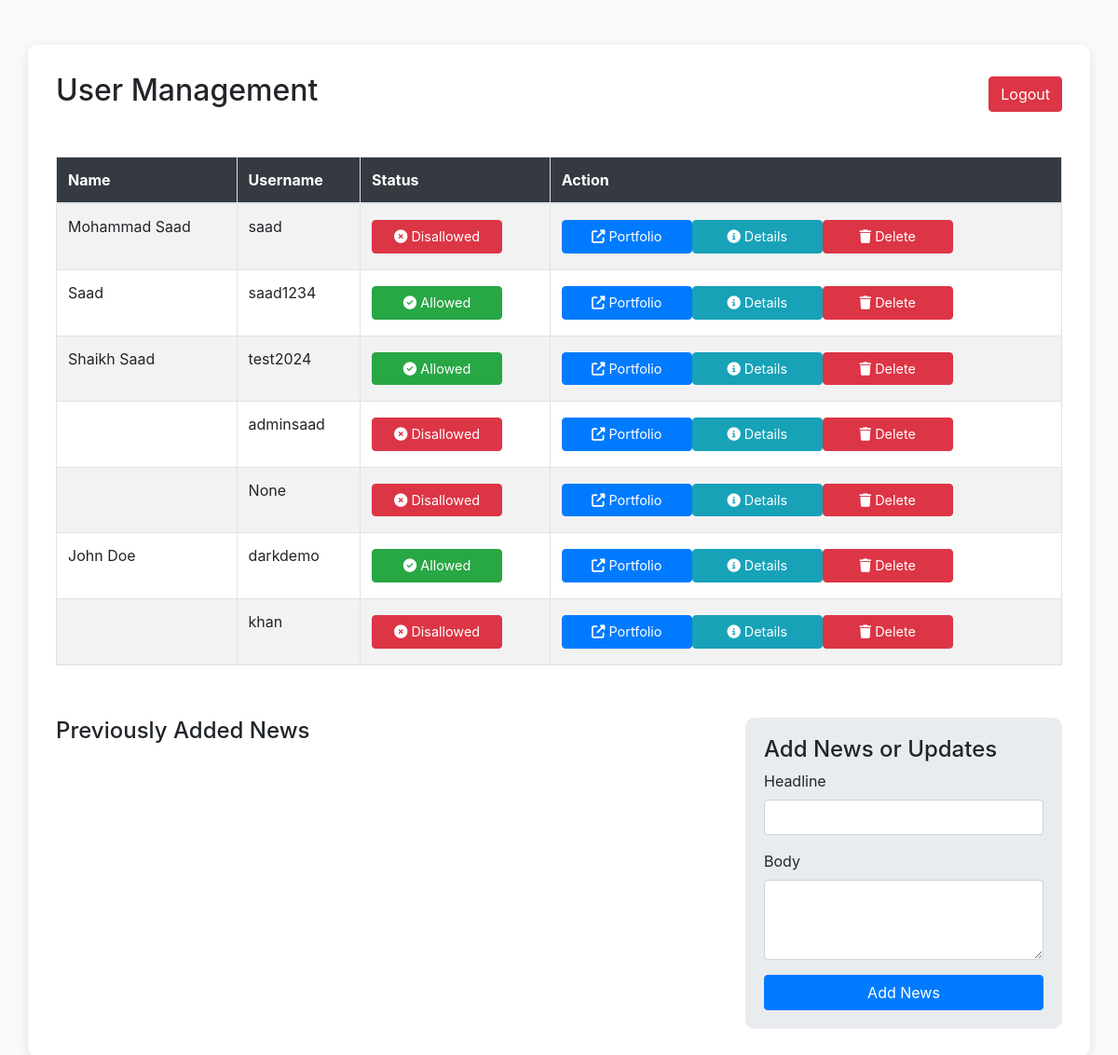
The page /adminpanel/ (signed in) on the database as committed earlier.
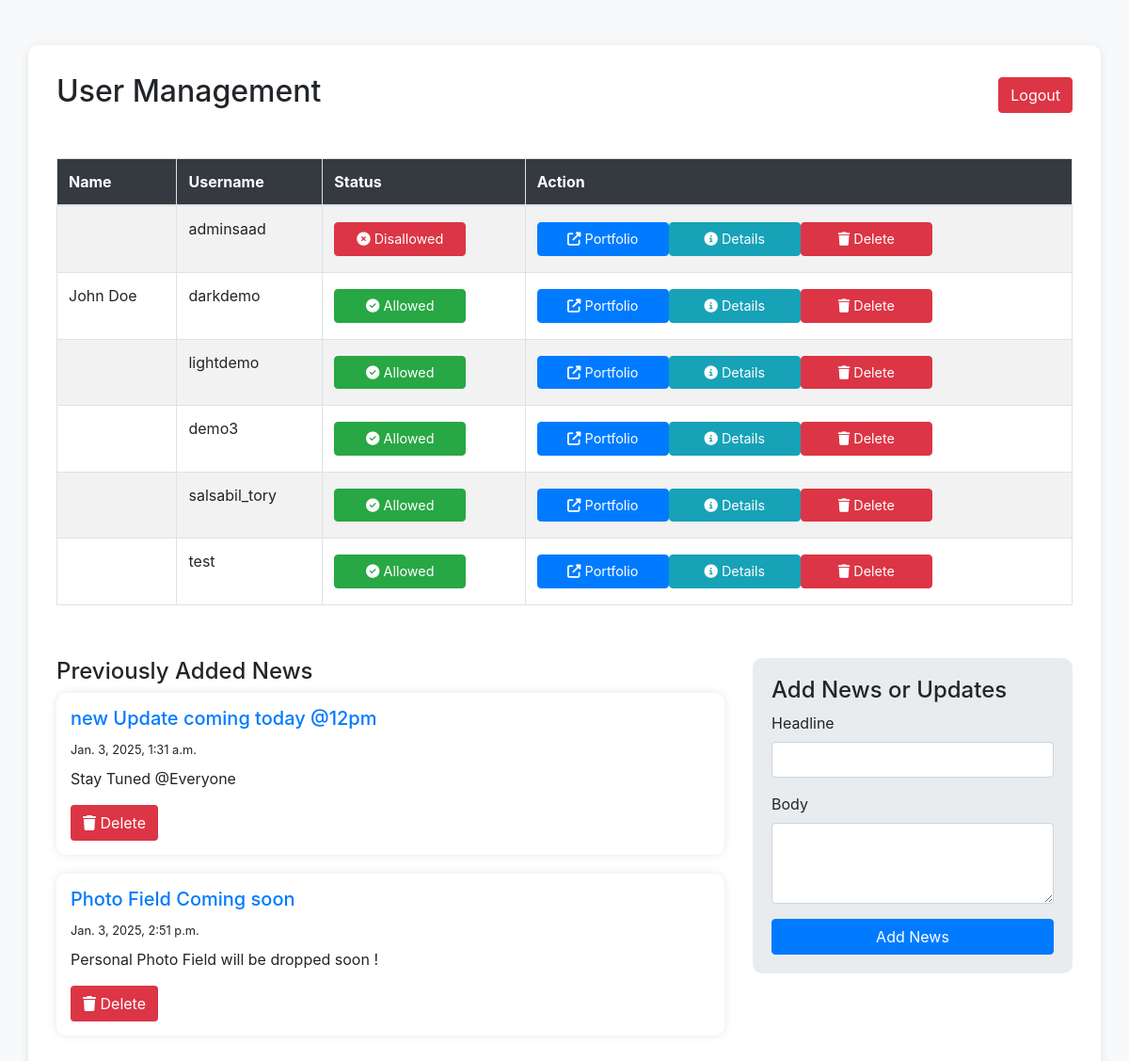
The same page on the database as committed later.
### app/models.py (models this page shows)
class CustomUser(AbstractUser):
    title = models.CharField(max_length=100, blank=True, default='')
    address = models.TextField(blank=True, default='')
    phone = models.CharField(max_length=15, blank=True, default='')
    linkedin = models.CharField(max_length=30, blank=True, default='')
    twitter = models.CharField(max_length=30, blank=True, default='')
    instagram = models.CharField(max_length=30, blank=True, default='')
    dob=models.DateField(blank=True, default=datetime.date(2001, 1, 1))
    about = models.TextField(blank=True, default='',max_length=500)
    mapadd = models.TextField(blank=True, max_length=1000, default='')
    class ThemeChoices(models.IntegerChoices):
        THEME_1 = 1, 'Theme 1'
        THEME_2 = 2, 'Theme 2'
        THEME_3 = 3, 'Theme 3'
        THEME_4 = 4, 'Theme 4'
    theme = models.IntegerField(
        choices=ThemeChoices.choices,
        default=ThemeChoices.THEME_1,
    )
    paid = models.BooleanField(default=True)
    groups = models.ManyToManyField(Group, related_name='customuser_groups', blank=True)
    user_permissions = models.ManyToManyField(Permission, related_name='customuser_permissions', blank=True)

class News(models.Model):
    head=models.CharField(max_length=30)
    body=models.CharField(max_length=300)
    timex=models.DateTimeField(blank=True)

### app/views.py (the view, shortened to what this page needs)
# urls.py: path('adminpanel/', views.adminpanel, name='adminpanel'),
@csrf_exempt
def adminpanel(request):
    if request.user.is_authenticated and request.user.username == 'adminsaad':
        users = CustomUser.objects.all()
        news = News.objects.all()
        return render(request, 'adminpanel.html', {'users': users, 'news':news})

### templates/adminpanel.html (shortened to what the changed rows need)
<!DOCTYPE html>
<html lang="en">
<head>
    <link href="https://stackpath.bootstrapcdn.com/bootstrap/4.5.2/css/bootstrap.min.css" rel="stylesheet">
</head>
<body>
    <div class="container mt-5">
        <div class="d-flex justify-content-between align-items-center mb-4">
            <h2>User Management</h2>
        </div>
        <div class="table-responsive">
            <table class="table table-striped table-bordered table-hover">
                <thead>
                    <tr>
                        <th>Name</th>
                        <th>Username</th>
                        <th>Status</th>
                        <th>Action</th>
                    </tr>
                </thead>
                <tbody>
                    {% for user in users %}
                    <tr>
                        <td>{{ user.first_name }} {{ user.last_name }}</td>
                        <td>{{ user.username }}</td>
                        <td>
                            <form method="post" action="" class="d-inline">
                                {% if user.paid == 1 %}
                                <button type="submit" name="status" value="0" class="btn btn-success btn-status">
                                    <i class="fas fa-check-circle"></i> Allowed
                                </button>
                                {% else %}
                                <button type="submit" name="status" value="1" class="btn btn-danger btn-status">
                                    <i class="fas fa-times-circle"></i> Disallowed
                                </button>
                                {% endif %}
                            </form>
                        </td>
                        <td>
                            <div class="d-flex flex-wrap">
                                <a href="/{{ user.username }}" target="_blank" class="btn btn-primary btn-status">
                                    <i class="fas fa-external-link-alt"></i> Portfolio
                                </a>
                                <form method="post" action="" class="d-inline">
                                    <button type="submit" class="btn btn-info btn-status">
                                        <i class="fas fa-info-circle"></i> Details
                                    </button>
                                </form>
                                <form method="post" action="" class="d-inline">
                                    <button type="submit" class="btn btn-danger btn-status">
                                        <i class="fas fa-trash"></i> Delete
                                    </button>
                                </form>
                            </div>
                        </td>
                    </tr>
                    {% endfor %}
                </tbody>
            </table>
        </div>
        <div class="news-section row">
            <div class="col-md-8">
                {% for new in news %}
                <div class="news-card">
                    <h5>{{ new.head }}</h5>
                    <p class="mb-2"><small>{{ new.timex }}</small></p>
                    <p>{{ new.body }}</p>
                    <form method="post">
                        <button type="submit" name="delete_news_id" value="{{ new.id }}" class="btn btn-delete">
                            <i class="fas fa-trash"></i> Delete
                        </button>
                    </form>
                </div>
                {% endfor %}
            </div>
        </div>
    </div>
</body>
</html>

Rows that differ between the two databases and show on the page:
removed CustomUser: first_name "Mohammad", last_name "Saad", username "saad", paid False (drawn)
removed CustomUser: first_name "Saad", username "saad1234", paid True (drawn)
removed CustomUser: first_name "Shaikh", last_name "Saad", username "test2024", paid True (drawn)
removed CustomUser: username "None", paid False (drawn)
removed CustomUser: username "khan", paid False (drawn)
added CustomUser: username "lightdemo", paid True (drawn)
added CustomUser: username "demo3", paid True (drawn)
added CustomUser: username "salsabil_tory", paid True (drawn)
added CustomUser: username "test", paid True (drawn)
added News: head "new Update coming today @12pm", timex "Jan. 3, 2025, 1:31 a.m.", body "Stay Tuned @Everyone", {{ new.id }} 6 (drawn)
added News: head "Photo Field Coming soon", timex "Jan. 3, 2025, 2:51 p.m.", body "Personal Photo Field will be dropped soon !", {{ new.id }} 7 (drawn)
